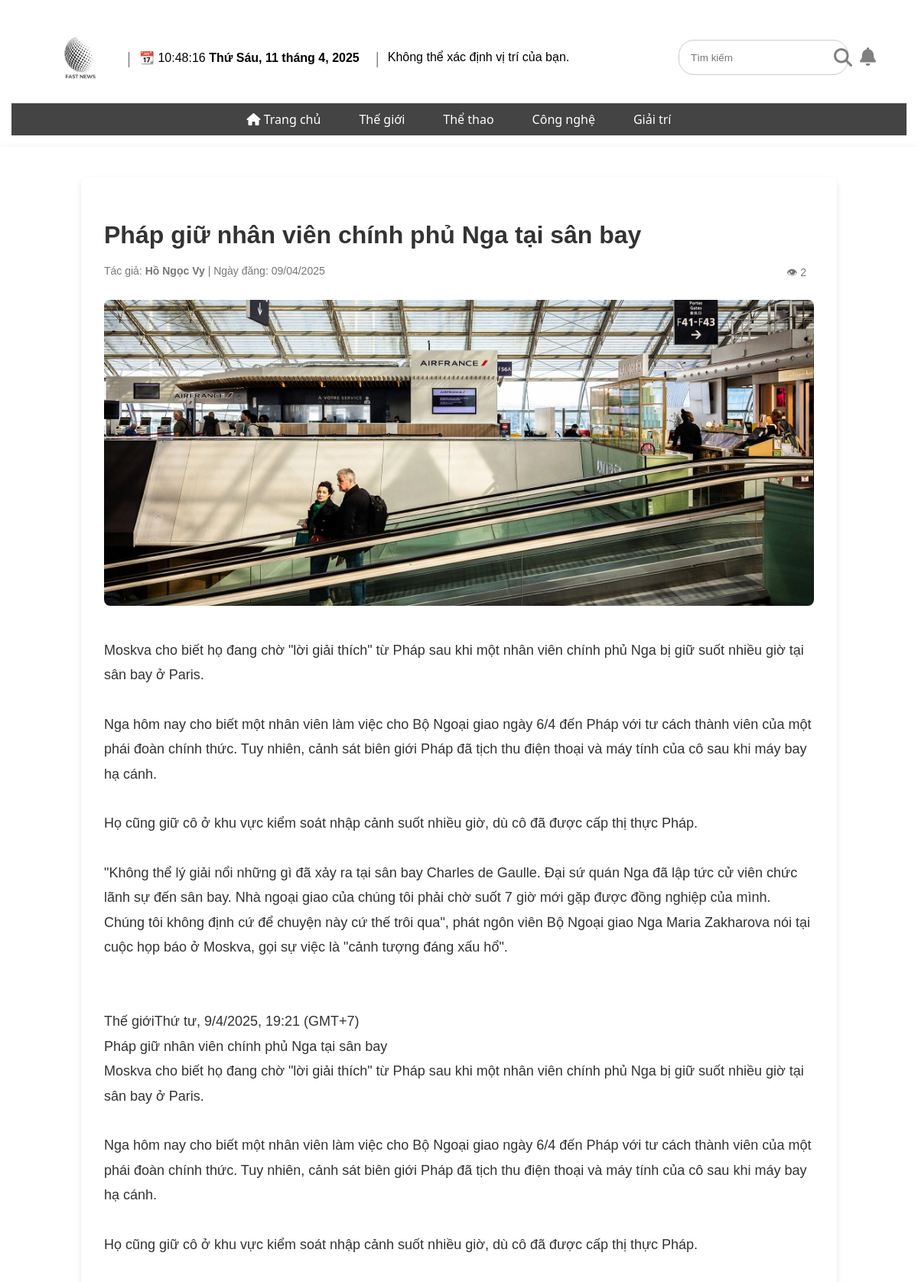
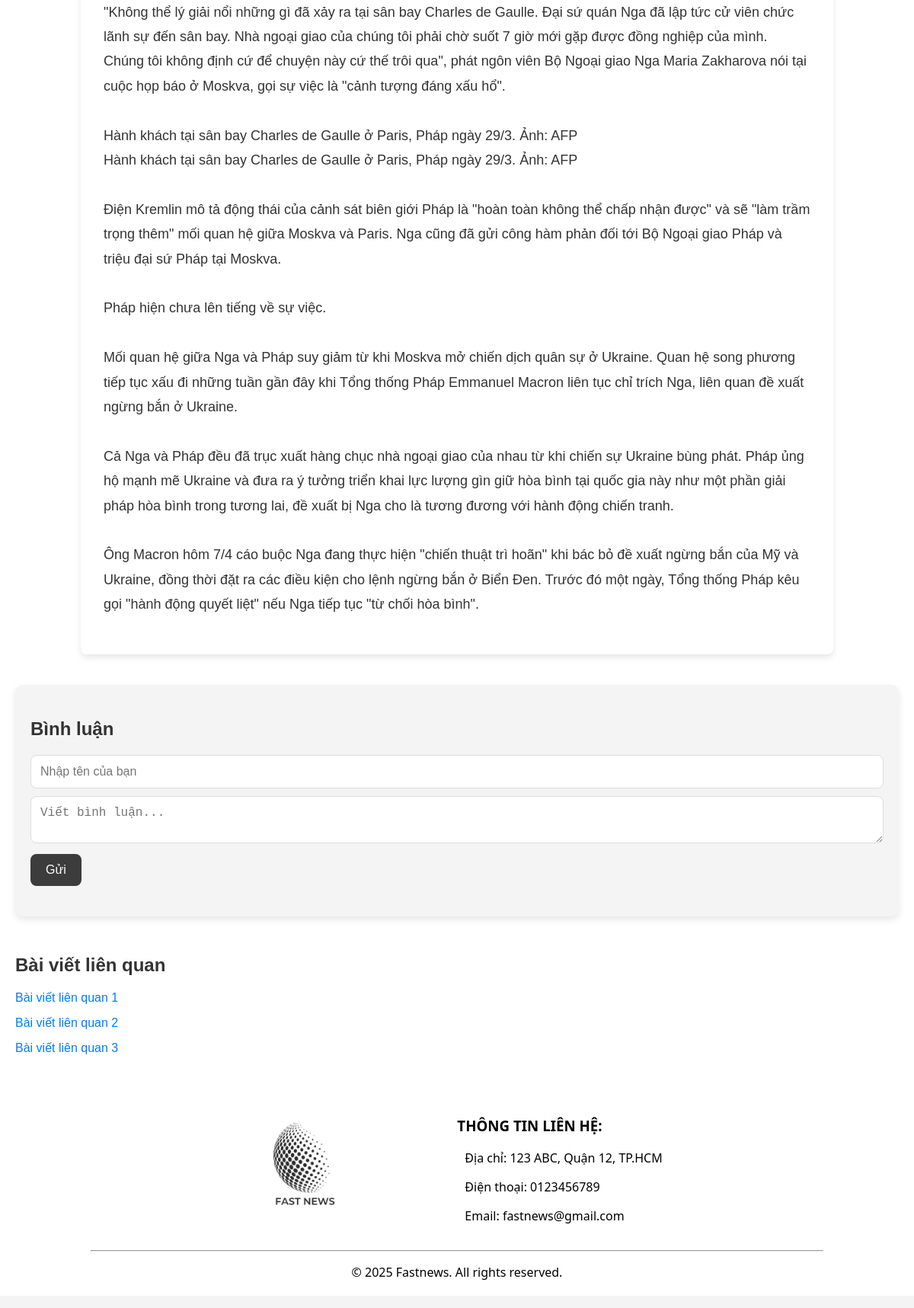
Page /news/page/articleDetails.php?id=28 on the committed database (2 pictures, top to bottom).
### tables this page shows
CREATE TABLE `news` (
  `id` int(11) NOT NULL,
  `title` varchar(255) NOT NULL,
  `description` text DEFAULT 'Mô tả',
  `content` text DEFAULT 'Nội dung',
  `image` varchar(255) DEFAULT 'img',
  `author` varchar(100) DEFAULT 'tác giả',
  `created_at` timestamp NOT NULL DEFAULT current_timestamp(),
  `category` varchar(255) NOT NULL,
  `is_featured` tinyint(1) NOT NULL DEFAULT 0,
  `views` int(11) NOT NULL DEFAULT 0
);

### news/functions/getArticle.php (called while the page is built, shortened)
<?php
function getArticleById($conn, $id) {
    $sql = "SELECT * FROM news WHERE id = ?";
    $stmt = mysqli_prepare($conn, $sql);
    mysqli_stmt_bind_param($stmt, "i", $id);
    mysqli_stmt_execute($stmt);
    $result = mysqli_stmt_get_result($stmt);
    if ($result && mysqli_num_rows($result) > 0) {
        return mysqli_fetch_assoc($result);
    }
    return null;
}
?>

### news/page/articleDetails.php (the view, shortened to what this page needs)
<?php
include '../functions/database.php';
include '../functions/getArticle.php';
$id = (int) $_GET['id'];
$article = getArticleById($conn, $id);
?>
<main>
    <article class="article-detail">
        <h2 class="article-title"><?= htmlspecialchars($article['title']) ?></h2>
        <p class="article-meta">
            Tác giả: <strong><?= htmlspecialchars($article['author']) ?></strong> |
            Ngày đăng: <?= date('d/m/Y', strtotime($article['created_at'])) ?>
            <span style="float: right; margin-right: 10px">👁 <?= $article['views'] ?></span>
        </p>
        <img src="../uploads/<?= htmlspecialchars($article['image']) ?>" alt="Hình ảnh minh họa" class="article-image">
        <div class="article-content">
            <p><?= nl2br(htmlspecialchars($article['content'])) ?></p>
        </div>
    </article>
    <section class="comment">
        <h3>Bình luận</h3>
        <div class="comment-box">
            <input type="text" id="username" placeholder="Nhập tên của bạn">
            <textarea id="comment" placeholder="Viết bình luận..."></textarea>
            <button id="submit-comment">Gửi</button>
        </div>
    </section>
    <section class="related-articles">
        <h3>Bài viết liên quan</h3>
        <ul>
            <li><a href="#">Bài viết liên quan 1</a></li>
            <li><a href="#">Bài viết liên quan 2</a></li>
            <li><a href="#">Bài viết liên quan 3</a></li>
        </ul>
    </section>
</main>
<?php
include '../includes/master.php';
?>

### news/assets/css/index.css (style rules this page uses)
body { font-family: system-ui, -apple-system, BlinkMacSystemFont, "Segoe UI", Roboto, "Helvetica Neue", Arial, sans-serif; margin: 0 auto; padding: 0; background-color: #f4f4f4; max-width: 1250px; min-width: 750px; }
main { min-height: 300px; max-width: 95%; margin: 20px auto; padding: 20px; background: #fff; box-shadow: 0 0 10px rgba(0, 0, 0, 0.05); }
a { text-decoration: none; color: #000000; }

### news/assets/css/articleDetails.css (style rules this page uses)
.article-detail { max-width: 80%; margin: 20px auto; padding: 30px; background-color: #fff; box-shadow: 0 4px 8px rgba(0, 0, 0, 0.1); border-radius: 8px; }
.article-title { font-size: 32px; font-weight: bold; color: #333; margin-bottom: 20px; }
.article-meta { color: #777; font-size: 14px; margin-bottom: 30px; }
.article-image { width: 100%; height: auto; border-radius: 8px; margin-bottom: 20px; }
.article-content p { font-size: 18px; line-height: 1.8; color: #333; margin-bottom: 20px; }
.related-articles { margin-top: 50px; }
.related-articles h3 { font-size: 24px; font-weight: bold; color: #333; margin-bottom: 20px; }
.related-articles ul { list-style: none; padding: 0; }
.related-articles li { margin-bottom: 15px; }
.related-articles a { text-decoration: none; color: #007bff; font-size: 16px; }
.article-image { width: 100%; height: 400px; object-fit: cover; border-radius: 8px; margin-bottom: 20px; }
.comment { background-color: #f4f4f4; padding: 20px; margin-top: 40px; border-radius: 10px; box-shadow: 0px 4px 10px rgba(0, 0, 0, 0.1); }
.comment h3 { font-size: 24px; font-weight: bold; margin-bottom: 20px; color: #333; }
.comment-box { margin-bottom: 20px; }
.comment-box input, .comment-box textarea { width: 100%; padding: 12px; margin-bottom: 10px; border-radius: 8px; border: 1px solid #ddd; font-size: 16px; color: #333; box-sizing: border-box; }
#submit-comment { padding: 12px 20px; background-color: #3c3c3c; color: white; border: none; border-radius: 8px; font-size: 16px; cursor: pointer; }

### news/assets/css/thegioi.css (style rules this page uses)
main { padding: 20px; max-width: 1200px; margin: 0 auto; font-family: Arial, sans-serif; }

### rows in the picture
news: title "Pháp giữ nhân viên chính phủ Nga tại sân bay", author "Hồ Ngọc Vy", created_at "09/04/2025", views "2", image (picture), content "Moskva cho biết họ đang chờ \"lời giải thích\" từ Pháp sau khi một nhân viên chính phủ Nga bị giữ suốt nhiều giờ tại sân bay ở Paris. Nga hôm nay cho biết một nhân viên làm việc cho Bộ Ngoại giao ngày 6/4 đến Pháp với tư cách thành viên của một phái đoàn chính thức. Tuy nhiên, cảnh sát biên giới Pháp đã tịch thu điện thoại và máy tính của cô sau khi máy bay hạ cánh. Họ cũng giữ cô ở khu vực kiểm soát nhập cảnh suốt nhiều giờ, dù cô đã được cấp thị thực Pháp. \"Không thể lý giải nổi những gì đã xảy ra tại sân bay Charles de Gaulle. Đại sứ quán Nga đã lập tức cử viên chức lãnh sự đến sân bay. Nhà ngoại giao của chúng tôi phải chờ suốt 7 giờ mới gặp được đồng nghiệp của mình. Chúng tôi không định…"
